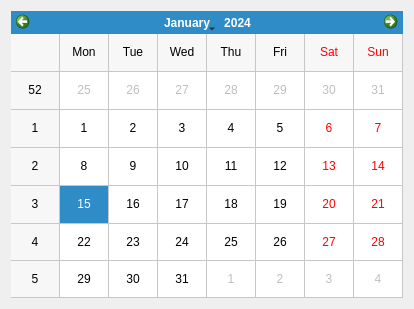
<?xml version="1.0" encoding="UTF-8"?>
<ui version="4.0">
 <class>dlgCalendar</class>
 <widget class="QDialog" name="dlgCalendar">
  <property name="geometry">
   <rect>
    <x>0</x>
    <y>0</y>
    <width>414</width>
    <height>309</height>
   </rect>
  </property>
  <property name="windowTitle">
   <string>Calendar</string>
  </property>
  <property name="windowIcon">
   <iconset>
    <normaloff>C:/Users/a24gabrielsd/Documents/GitHub/Clases/2fps/diseño interfaces/pycharm/proyectos/SuarezDominguez/img/calendar.png</normaloff>C:/Users/a24gabrielsd/Documents/GitHub/Clases/2fps/diseño interfaces/pycharm/proyectos/SuarezDominguez/img/calendar.png</iconset>
  </property>
  <layout class="QGridLayout" name="gridLayout_2">
   <item row="0" column="0">
    <widget class="QCalendarWidget" name="Calendar">
     <property name="gridVisible">
      <bool>true</bool>
     </property>
    </widget>
   </item>
  </layout>
 </widget>
 <resources/>
 <connections/>
</ui>
